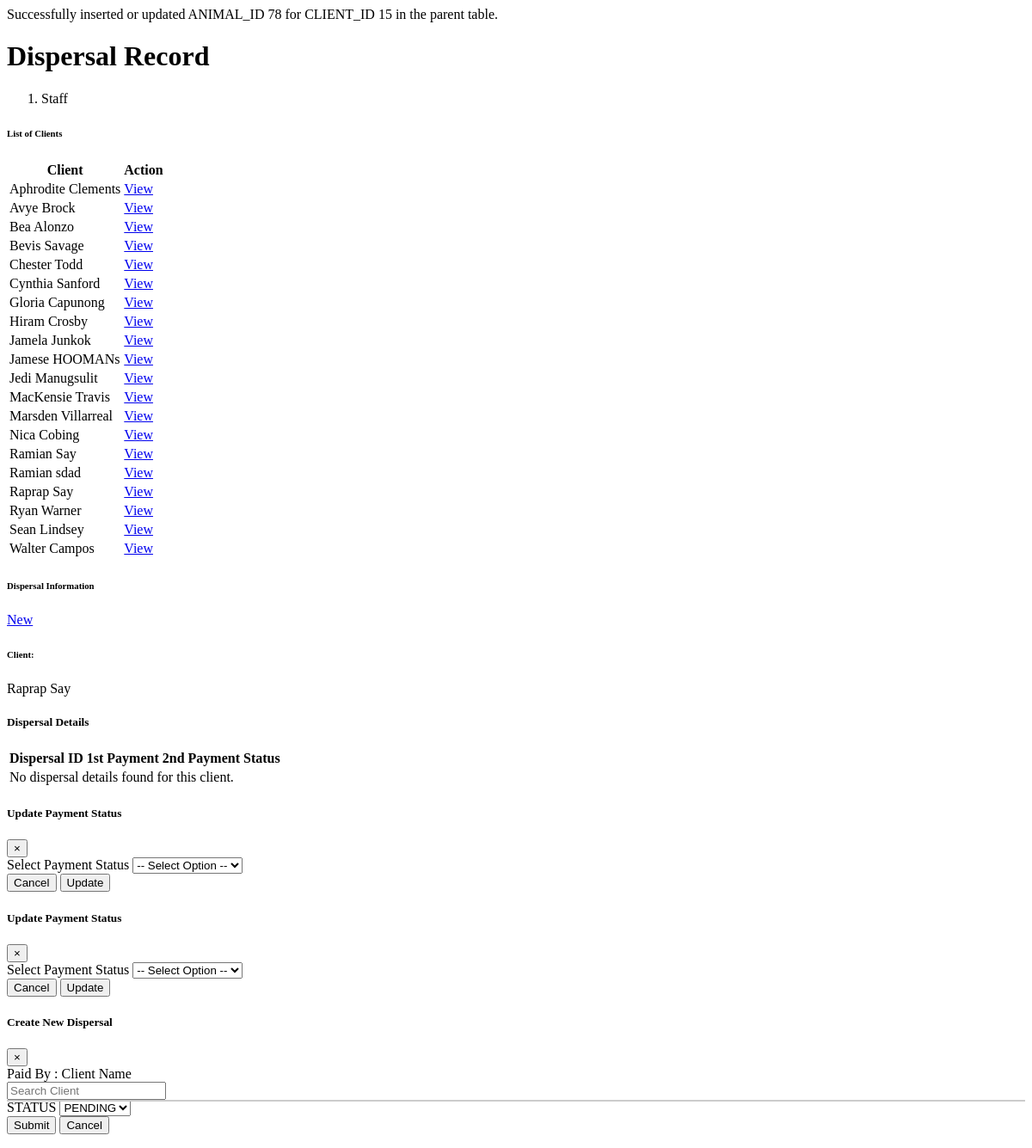
/administrator/Dispersal/Dispersal_list.php?client_id=15, run on an earlier commit of the app's database.
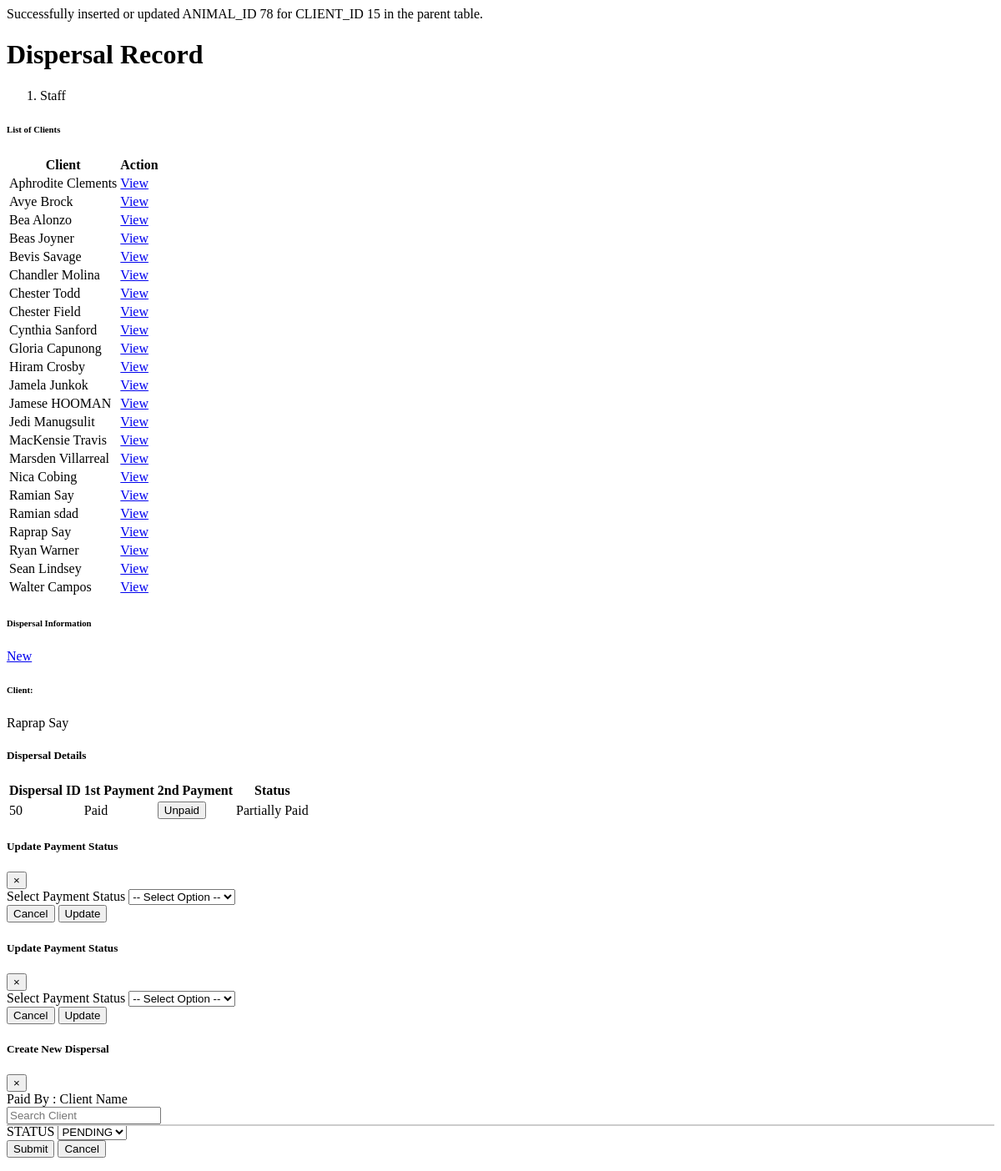
And on a later commit of the database.
### tables this page shows
CREATE TABLE `animal` (
  `ANIMAL_ID` int(11) NOT NULL,
  `CLIENT_ID` int(11) NOT NULL,
  `BIRTHDATE` date NOT NULL,
  `IMAGE_PATH` varchar(255) NOT NULL,
  `ANIMALTYPE` varchar(255) NOT NULL,
  `ANIMAL_SEX` varchar(255) NOT NULL COMMENT '1=Male 2=Female',
  `isVaccinated` varchar(255) NOT NULL DEFAULT '0',
  `STATUS` varchar(150) NOT NULL COMMENT '1= Alive \r\n2= Dead',
  `VACCINE_CARD_ID` int(11) DEFAULT NULL COMMENT '1=not Vaccinated \r\n2=Vaccinated \r\n',
  `isPayment` int(11) DEFAULT 0,
  `fromClient` int(11) DEFAULT 0
);

CREATE TABLE `client` (
  `CLIENT_ID` int(11) NOT NULL,
  `FNAME` varchar(150) NOT NULL,
  `LNAME` varchar(140) NOT NULL,
  `MIDINITIAL` varchar(150) NOT NULL,
  `ASSOCIATION` varchar(255) NOT NULL,
  `CONTACT_NO` varchar(255) NOT NULL,
  `ADDRESS` varchar(150) NOT NULL,
  `DATE_REGISTERED` date NOT NULL
);

CREATE TABLE `dispersal` (
  `DISPERSAL_ID` int(11) NOT NULL,
  `CLIENT_ID` int(11) NOT NULL,
  `1ST_PAYMENT_ID` int(11) NOT NULL DEFAULT 1 COMMENT '1= Unpaid\r\n2=Paid',
  `DATE_FIRST_PAYMENT` date DEFAULT NULL,
  `2ND_PAYMENT_ID` int(11) NOT NULL DEFAULT 1 COMMENT '1=Unpaid 2=Paid	',
  `DATE_SECOND_PAYMENT` date DEFAULT NULL,
  `STATUS` varchar(150) NOT NULL COMMENT '1=Ongoing \r\n2=Finished '
);

### administrator/Dispersal/Dispersal_list.php (the view, shortened to what this page needs)
<?php
require("connection/connection.php");
function insertOneClientAnimalIntoParentTable($con, $client_id) {
    $query = "SELECT ANIMAL_ID FROM animal WHERE CLIENT_ID = ?  LIMIT 1";
    $stmt = mysqli_prepare($con, $query);
    mysqli_stmt_bind_param($stmt, 'i', $client_id);
    mysqli_stmt_execute($stmt);
    $result = mysqli_stmt_get_result($stmt);
    if ($row = mysqli_fetch_assoc($result)) {
        $animal_id = $row['ANIMAL_ID'];
        $insertQuery = "INSERT INTO parent (CLIENT_ID, ANIMAL_ID) VALUES (?, ?)
                        ON DUPLICATE KEY UPDATE ANIMAL_ID = ANIMAL_ID";
        $insertStmt = mysqli_prepare($con, $insertQuery);
        mysqli_stmt_bind_param($insertStmt, 'ii', $client_id, $animal_id);
        if (mysqli_stmt_execute($insertStmt)) {
            echo "Successfully inserted or updated ANIMAL_ID {$animal_id} for CLIENT_ID {$client_id} in the parent table.";
        } else {
            echo "Error inserting record into the parent table: " . mysqli_error($con);
        }
    } else {
        echo "No animal record found for CLIENT_ID {$client_id}.";
    }
}
$clientQuery = "SELECT CLIENT_ID, CONCAT(FNAME, ' ', LNAME) AS full_name FROM client ORDER BY FNAME ASC";
$clientResult = mysqli_query($con, $clientQuery);
$clients = mysqli_fetch_all($clientResult, MYSQLI_ASSOC);
$dispersals = [];
$selectedClientName = '';
if (isset($_GET['client_id']) && !empty($_GET['client_id'])) {
    $client_id = $_GET['client_id'];
    $dispersalQuery = "SELECT DISPERSAL_ID, CLIENT_ID, 1ST_PAYMENT_ID, 2ND_PAYMENT_ID, STATUS FROM dispersal WHERE CLIENT_ID = ?";
    $stmt = mysqli_prepare($con, $dispersalQuery);
    mysqli_stmt_bind_param($stmt, 'i', $client_id);
    mysqli_stmt_execute($stmt);
    $dispersalResult = mysqli_stmt_get_result($stmt);
    $dispersals = mysqli_fetch_all($dispersalResult, MYSQLI_ASSOC);
    $clientNameQuery = "SELECT CONCAT(FNAME, ' ', LNAME) AS full_name FROM client WHERE CLIENT_ID = ?";
    $stmt = mysqli_prepare($con, $clientNameQuery);
    mysqli_stmt_bind_param($stmt, 'i', $client_id);
    mysqli_stmt_execute($stmt);
    $clientNameResult = mysqli_stmt_get_result($stmt);
    if ($clientNameResult && $clientRow = mysqli_fetch_assoc($clientNameResult)) {
        $selectedClientName = $clientRow['full_name'];
    } else {
        $selectedClientName = 'Unknown Client';
    }
    insertOneClientAnimalIntoParentTable($con, $client_id);
}
?>
<div class="content-wrapper">
  <div class="content-header">
    <div class="container-fluid">
      <div class="row mb-2">
        <div class="col-sm-6">
          <h1 class="m-0 text-dark">Dispersal Record</h1>
        </div>
        <div class="col-sm-6">
          <ol class="breadcrumb float-sm-right">
            <li class="breadcrumb-item active">Staff</li>
          </ol>
        </div>
      </div>
    </div>
  </div>
  <section class="content">
    <div class="container-fluid">
      <div class="row">
        <div class="col-md-4 mb-4">
          <div class="card shadow-sm">
            <div class="card-header bg-primary text-white">
              <h6 class="mb-0"><b>List of Clients</b></h6>
            </div>
            <div class="card-body">
              <table id="clientTBL" class="table table-bordered table-hover">
                <thead class="thead-dark">
                  <tr>
                    <th>Client</th>
                    <th>Action</th>
                  </tr>
                </thead>
                <tbody>
                  <?php foreach ($clients as $client) { ?>
                    <tr>
                      <td><?= htmlspecialchars($client['full_name']); ?></td>
                      <td>
                        <a href="index.php?page=Dispersal&client_id=<?= $client['CLIENT_ID']; ?>" class="btn btn-info btn-sm elevation-1">
                          View
                        </a>
                      </td>
                    </tr>
                  <?php } ?>
                </tbody>
              </table>
            </div>
          </div>
        </div>
        <div class="col-md-8 mb-4">
          <div class="card shadow-lg border-0">
            <div class="card-header d-flex justify-content-between align-items-center bg-primary text-white">
            <h6 class="mb-0">
              <i class="fas fa-list mr-2"></i>Dispersal Information
            </h6>
            <a href="#" class="btn btn-dark btn-sm ml-auto" data-toggle="modal" data-target="#Add_dispersalModal">
              <i class="fas fa-plus"></i> New
            </a>
          </div>
            <div class="card-body">
              <div class="mb-4">
                <h6 class="font-weight-bold text-muted">Client:</h6>
                <p id="clientNameDisplay" class="text-dark">
                  <?= $selectedClientName ? htmlspecialchars($selectedClientName) : "Select a client to view dispersal details"; ?>
                </p>
              </div>
              <h5 class="text-primary font-weight-bold">Dispersal Details</h5>
              <div class="table-responsive">
                <table class="table table-hover table-bordered">
                  <thead class="thead-dark">
                    <tr>
                      <th>Dispersal ID</th>
                      <th>1st Payment</th>
                      <th>2nd Payment</th>
                      <th>Status</th>
                    </tr>
                  </thead>
                  <tbody>
                    <?php if (!empty($dispersals)) { ?>
                      <?php foreach ($dispersals as $dispersal) {
                        $isFirstPaymentPaid = !empty($dispersal['1ST_PAYMENT_ID']);
                        $isSecondPaymentPaid = !empty($dispersal['2ND_PAYMENT_ID']);
                        $status = $isFirstPaymentPaid && $isSecondPaymentPaid ? "Completed" : ($isFirstPaymentPaid ? "Partially Paid" : "Unpaid");
                      ?>
                        <tr>
                          <td><?= htmlspecialchars($dispersal['DISPERSAL_ID']); ?></td>
                          <td>
                            <?php if (!$isFirstPaymentPaid) { ?>
                              <button class="btn btn-danger btn-sm payment-button-1st"
                                      id="edit-btn"
                                      data-dispersal-id1="<?= $dispersal['DISPERSAL_ID']; ?>"
                                      data-payment-type="1ST_PAYMENT_ID"
                                      data-client-name="<?= htmlspecialchars($selectedClientName); ?>">
                                Unpaid
                              </button>
                            <?php } else { ?>
                              <span class="badge badge-success">Paid</span>
                            <?php } ?>
                          </td>
                          <td>
                            <?php if (!$isSecondPaymentPaid) { ?>
                              <button class="btn btn-danger btn-sm payment-button-2nd"
                                      id="edit-btn"
                                      data-dispersal-id2="<?= $dispersal['DISPERSAL_ID']; ?>"
                                      data-payment-type="2ND_PAYMENT_ID"
                                      data-client-name="<?= htmlspecialchars($selectedClientName); ?>">
                                Unpaid
                              </button>
                            <?php } else { ?>
                              <span class="badge badge-success">Paid</span>
                            <?php } ?>
                          </td>
                          <td>
                            <span class="<?= $status === 'Completed' ? 'text-success font-weight-bold' : ($status === 'Partially Paid' ? 'text-warning font-weight-bold' : 'text-danger font-weight-bold'); ?>">
                              <?= htmlspecialchars($status); ?>
                            </span>
                          </td>
                        </tr>
                      <?php } ?>
                    <?php } else { ?>
                      <tr>
                        <td colspan="4" class="text-center text-muted">
                          No dispersal details found for this client.
                        </td>
                      </tr>
                    <?php } ?>
                  </tbody>
                </table>
              </div>
            </div>
          </div>
        </div>
      </div>
    </div>
  </section>
 <?php include('updateFirstPayment.php'); ?>
 <?php include('updateSecondPayment.php'); ?>
<?php include("administrator/Dispersal/add_dispersal.php"); ?>

### administrator/Dispersal/updateFirstPayment.php (shortened to what this page needs)
 <div class="modal fade" id="firstPaymentModal" tabindex="-1" role="dialog" aria-labelledby="paymentModalLabel" aria-hidden="true">
    <div class="modal-dialog modal-lg" role="document">
      <div class="modal-content">
        <div class="modal-header bg-primary text-white">
          <h5 class="modal-title" id="paymentModalLabel">Update Payment Status</h5>
          <button type="button" class="close text-white" data-dismiss="modal" aria-label="Close">
            <span aria-hidden="true">&times;</span>
          </button>
        </div>
        <form action="" method="post" id="firstPaymentForm" enctype="multipart/form-data">
          <div class="modal-body">
            <div class="form-group">
              <label for="paymentStatus">Select Payment Status</label>
              <select class="form-control" id="paymentStatus1" name="payment_status2" required>
                <option value="">-- Select Option --</option>
              </select>
            </div>
        </div>
        <div class="modal-footer">
          <button type="button" class="btn btn-secondary" data-dismiss="modal">Cancel</button>
          <button type="submit" name="btn-addPayment" class="btn btn-primary">Update</button>
        </div>
      </form>
    </div>
  </div>
</div>

### administrator/Dispersal/updateSecondPayment.php (shortened to what this page needs)
 <div class="modal fade" id="secondPaymentModal" tabindex="-1" role="dialog" aria-labelledby="paymentModalLabel" aria-hidden="true">
    <div class="modal-dialog modal-lg" role="document">
      <div class="modal-content">
        <div class="modal-header bg-primary text-white">
          <h5 class="modal-title" id="paymentModalLabel">Update Payment Status</h5>
          <button type="button" class="close text-white" data-dismiss="modal" aria-label="Close">
            <span aria-hidden="true">&times;</span>
          </button>
        </div>
        <form action="" id="secondPaymentForm" method="post" enctype="multipart/form-data">
          <div class="modal-body">
            <div class="form-group">
              <label for="paymentStatus">Select Payment Status</label>
              <select class="form-control" id="paymentStatus2" name="payment_status2" required>
                <option value="">-- Select Option --</option>
              </select>
            </div>
        </div>
        <div class="modal-footer">
          <button type="button" class="btn btn-secondary" data-dismiss="modal">Cancel</button>
          <button type="submit" name="btn-addPayment" class="btn btn-primary">Update</button>
        </div>
      </form>
    </div>
  </div>
</div>

### administrator/Dispersal/Add_dispersal.php (shortened to what this page needs)
<div class="modal fade" id="Add_dispersalModal" tabindex="-1" role="dialog" aria-labelledby="Add_dispersalModalLabel" aria-hidden="true">
    <div class="modal-dialog" role="document">
        <div class="modal-content">
            <div class="modal-header bg-primary text-white">
                <h5 class="modal-title" id="Add_dispersalModalLabel">Create New Dispersal</h5>
                <button type="button" class="close" data-dismiss="modal" aria-label="Close">
                    <span aria-hidden="true">&times;</span>
                </button>
            </div>
            <div class="modal-body">
                <form id="addForm" method="POST" enctype="multipart/form-data">
                    <div class="form-group">
                        <label for="clientSearch">Paid By : Client Name</label>
                        <div class="search-container">
                            <input
                                type="text"
                                id="clientSearch"
                                class="form-control"
                                placeholder="Search Client"
                                onkeyup="searchClient()"
                                autocomplete="off"
                                required
                            >
                            <div id="searchResults" class="autocomplete-suggestions"></div>
                        </div>
                    </div>
                    <div class="form-group">
                        <label for="status">STATUS</label>
                        <select name="STATUS" id="" class="form-control">
                            <option value="PENDING">PENDING</option>
                        </select>
                    </div>
                    <div class="modal-footer">
                        <button type="submit" name="btn-dispersal" class="btn btn-primary">Submit</button>
                        <button type="button" class="btn btn-secondary" data-dismiss="modal">Cancel</button>
                    </div>
                </form>
            </div>
        </div>
    </div>
</div>

### administrator/Dispersal/Add_dispersal.php (style rules this page uses)
.search-container { position: relative; }
.autocomplete-suggestions { position: absolute; top: 100%; left: 0; right: 0; background: #fff; border: 1px solid #ccc; max-height: 200px; overflow-y: auto; z-index: 1000; }

What changed in the data, as far as the page shows it:
added client: full_name "Beas Joyner"
added client: full_name "Chandler Molina"
added client: full_name "Chester Field"
changed client (number 13 of 23 on the later page): full_name "Jamese HOOMANs" → "Jamese HOOMAN"
added dispersal: DISPERSAL_ID "50", shows "Paid", status "Partially Paid"
Also different on the page:
text no longer shown: "No dispersal details found for this client."
